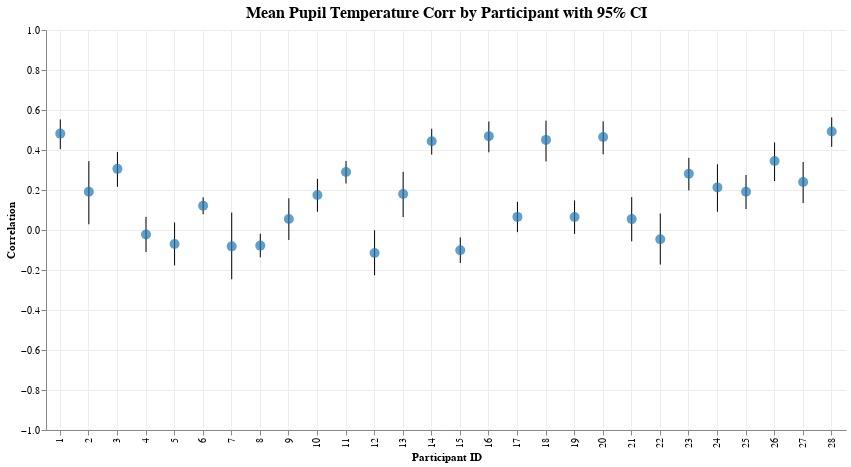

Notebook code cell kept with this figure:
### Code cell
col1, col2 = "pupil", "temperature"

corr_by_trial = calculate_correlations_by_trial(df, col1, col2)
corr_by_participant = aggregate_correlations_fisher_z(
    corr_by_trial, f"{col1}_{col2}_corr", "participant_id", include_ci=True
)
# plot_correlations_by_trial(corr_by_trial, f"{col1}_{col2}_corr")
plot_correlations_by_participant(corr_by_participant, f"{col1}_{col2}_corr")

### Figure 1 — Vega-Lite specification as saved in the notebook (floating-point values rounded to 4 significant figures)
{"config": {"view": {"continuousWidth": 300, "continuousHeight": 300, "strokeWidth": 0}, "axis": {"grid": true, "gridColor": "#ededed"}, "title": {"fontSize": 16, "anchor": "middle"}}, "layer": [{"mark": {"type": "rule"}, "encoding": {"x": {"axis": {"title": "Participant ID"}, "field": "participant_id", "type": "ordinal"}, "y": {"axis": {"title": "Correlation"}, "field": "participant_id_pupil_temperature_corr_ci_lower", "scale": {"domain": [-1, 1]}, "type": "quantitative"}, "y2": {"field": "participant_id_pupil_temperature_corr_ci_upper"}}}, {"mark": {"type": "circle", "color": "#1f77b4", "size": 100}, "encoding": {"tooltip": [{"field": "participant_id", "title": "Participant", "type": "nominal"}, {"field": "participant_id_pupil_temperature_corr_mean", "format": ".3f", "title": "Mean Correlation", "type": "quantitative"}, {"field": "participant_id_pupil_temperature_corr_ci_lower", "format": ".3f", "title": "CI Lower", "type": "quantitative"}, {"field": "participant_id_pupil_temperature_corr_ci_upper", "format": ".3f", "title": "CI Upper", "type": "quantitative"}], "x": {"axis": {"title": "Participant ID"}, "field": "participant_id", "type": "ordinal"}, "y": {"field": "participant_id_pupil_temperature_corr_mean", "type": "quantitative"}}}], "data": {"name": "data-e84d5a90a60750497c0062b7247bdc68"}, "height": 400, "title": "Mean Pupil Temperature Corr by Participant with 95% CI", "width": 800, "$schema": "https://vega.github.io/schema/vega-lite/v5.20.1.json", "datasets": {"data-e84d5a90a60750497c0062b7247bdc68": [{"participant_id": 1, "participant_id_pupil_temperature_corr_mean": 0.4819, "participant_id_pupil_temperature_corr_ci_lower": 0.4042, "participant_id_pupil_temperature_corr_ci_upper": 0.5527}, {"participant_id": 2, "participant_id_pupil_temperature_corr_mean": 0.1913, "participant_id_pupil_temperature_corr_ci_lower": 0.02856, "participant_id_pupil_temperature_corr_ci_upper": 0.3442}, {"participant_id": 3, "participant_id_pupil_temperature_corr_mean": 0.3057, "participant_id_pupil_temperature_corr_ci_lower": 0.216, "participant_id_pupil_temperature_corr_ci_upper": 0.3903}, {"participant_id": 4, "participant_id_pupil_temperature_corr_mean": -0.02245, "participant_id_pupil_temperature_corr_ci_lower": -0.1104, "participant_id_pupil_temperature_corr_ci_upper": 0.06585}, {"participant_id": 5, "participant_id_pupil_temperature_corr_mean": -0.07037, "participant_id_pupil_temperature_corr_ci_lower": -0.1769, "participant_id_pupil_temperature_corr_ci_upper": 0.03783}, {"participant_id": 6, "participant_id_pupil_temperature_corr_mean": 0.1214, "participant_id_pupil_temperature_corr_ci_lower": 0.07879, "participant_id_pupil_temperature_corr_ci_upper": 0.1636}, {"participant_id": 7, "participant_id_pupil_temperature_corr_mean": -0.08182, "participant_id_pupil_temperature_corr_ci_lower": -0.2464, "participant_id_pupil_temperature_corr_ci_upper": 0.08732}, {"participant_id": 8, "participant_id_pupil_temperature_corr_mean": -0.07812, "participant_id_pupil_temperature_corr_ci_lower": -0.1369, "participant_id_pupil_temperature_corr_ci_upper": -0.01881}, {"participant_id": 9, "participant_id_pupil_temperature_corr_mean": 0.05498, "participant_id_pupil_temperature_corr_ci_lower": -0.04976, "participant_id_pupil_temperature_corr_ci_upper": 0.1585}, {"participant_id": 10, "participant_id_pupil_temperature_corr_mean": 0.1747, "participant_id_pupil_temperature_corr_ci_lower": 0.09101, "participant_id_pupil_temperature_corr_ci_upper": 0.2559}, {"participant_id": 11, "participant_id_pupil_temperature_corr_mean": 0.2897, "participant_id_pupil_temperature_corr_ci_lower": 0.2325, "participant_id_pupil_temperature_corr_ci_upper": 0.3449}, {"participant_id": 12, "participant_id_pupil_temperature_corr_mean": -0.1154, "participant_id_pupil_temperature_corr_ci_lower": -0.2265, "participant_id_pupil_temperature_corr_ci_upper": -0.001342}, {"participant_id": 13, "participant_id_pupil_temperature_corr_mean": 0.18, "participant_id_pupil_temperature_corr_ci_lower": 0.06468, "participant_id_pupil_temperature_corr_ci_upper": 0.2906}, {"participant_id": 14, "participant_id_pupil_temperature_corr_mean": 0.444, "participant_id_pupil_temperature_corr_ci_lower": 0.3771, "participant_id_pupil_temperature_corr_ci_upper": 0.5062}, {"participant_id": 15, "participant_id_pupil_temperature_corr_mean": -0.1015, "participant_id_pupil_temperature_corr_ci_lower": -0.1654, "participant_id_pupil_temperature_corr_ci_upper": -0.0367}, {"participant_id": 16, "participant_id_pupil_temperature_corr_mean": 0.4692, "participant_id_pupil_temperature_corr_ci_lower": 0.3886, "participant_id_pupil_temperature_corr_ci_upper": 0.5428}, {"participant_id": 17, "participant_id_pupil_temperature_corr_mean": 0.06556, "participant_id_pupil_temperature_corr_ci_lower": -0.01069, "participant_id_pupil_temperature_corr_ci_upper": 0.1411}, {"participant_id": 18, "participant_id_pupil_temperature_corr_mean": 0.4505, "participant_id_pupil_temperature_corr_ci_lower": 0.3424, "participant_id_pupil_temperature_corr_ci_upper": 0.5468}, {"participant_id": 19, "participant_id_pupil_temperature_corr_mean": 0.06462, "participant_id_pupil_temperature_corr_ci_lower": -0.01959, "participant_id_pupil_temperature_corr_ci_upper": 0.1479}, {"participant_id": 20, "participant_id_pupil_temperature_corr_mean": 0.465, "participant_id_pupil_temperature_corr_ci_lower": 0.3785, "participant_id_pupil_temperature_corr_ci_upper": 0.5434}, {"participant_id": 21, "participant_id_pupil_temperature_corr_mean": 0.05453, "participant_id_pupil_temperature_corr_ci_lower": -0.05673, "participant_id_pupil_temperature_corr_ci_upper": 0.1645}, {"participant_id": 22, "participant_id_pupil_temperature_corr_mean": -0.04602, "participant_id_pupil_temperature_corr_ci_lower": -0.1729, "participant_id_pupil_temperature_corr_ci_upper": 0.08232}, {"participant_id": 23, "participant_id_pupil_temperature_corr_mean": 0.2814, "participant_id_pupil_temperature_corr_ci_lower": 0.1979, "participant_id_pupil_temperature_corr_ci_upper": 0.3608}, {"participant_id": 24, "participant_id_pupil_temperature_corr_mean": 0.2131, "participant_id_pupil_temperature_corr_ci_lower": 0.0914, "participant_id_pupil_temperature_corr_ci_upper": 0.3285}, {"participant_id": 25, "participant_id_pupil_temperature_corr_mean": 0.1913, "participant_id_pupil_temperature_corr_ci_lower": 0.1046, "participant_id_pupil_temperature_corr_ci_upper": 0.2751}, {"participant_id": 26, "participant_id_pupil_temperature_corr_mean": 0.345, "participant_id_pupil_temperature_corr_ci_lower": 0.2447, "participant_id_pupil_temperature_corr_ci_upper": 0.4381}, {"participant_id": 27, "participant_id_pupil_temperature_corr_mean": 0.2402, "participant_id_pupil_temperature_corr_ci_lower": 0.135, "participant_id_pupil_temperature_corr_ci_upper": 0.34}, {"participant_id": 28, "participant_id_pupil_temperature_corr_mean": 0.4927, "participant_id_pupil_temperature_corr_ci_lower": 0.4156, "participant_id_pupil_temperature_corr_ci_upper": 0.5628}]}}
